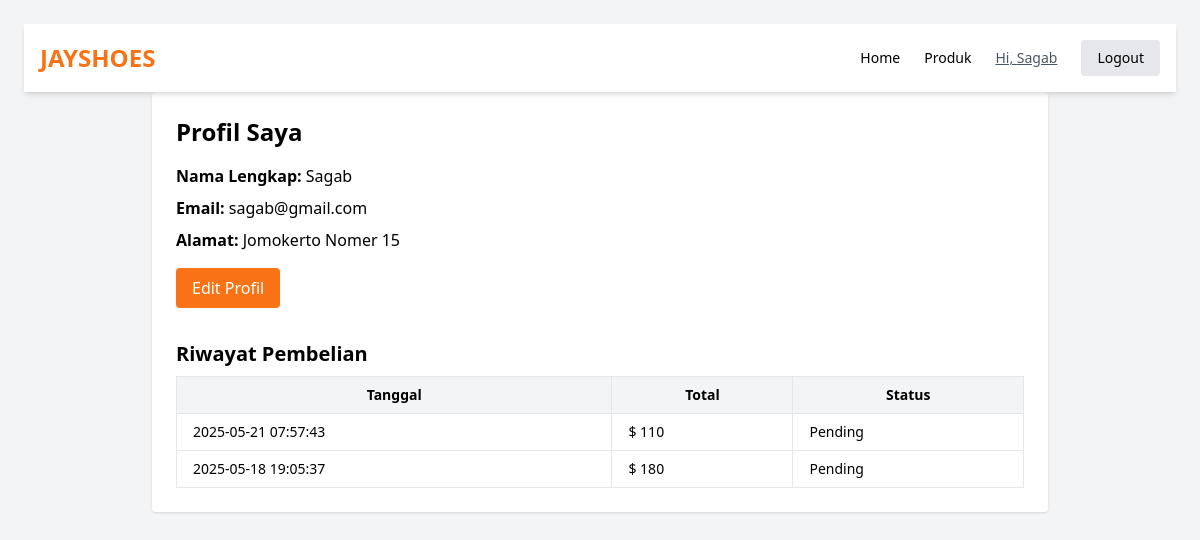
Screenshot of /profile.php (signed in) with the database file from the repository.
### tables this page shows
CREATE TABLE `users` (
  `user_id` int(11) NOT NULL,
  `full_name` varchar(150) NOT NULL,
  `email` varchar(150) NOT NULL,
  `password_hash` varchar(255) NOT NULL,
  `address` text DEFAULT NULL,
  `created_at` timestamp NOT NULL DEFAULT current_timestamp()
);

CREATE TABLE `orders` (
  `order_id` int(11) NOT NULL,
  `user_id` int(11) NOT NULL,
  `order_date` timestamp NOT NULL DEFAULT current_timestamp(),
  `total_amount` decimal(10,2) DEFAULT NULL,
  `status` varchar(50) DEFAULT 'Pending'
);

### profile.php (the view, shortened to what this page needs)
<?php
require 'koneksi.php';
$user_id = $_SESSION['id'];
$stmt = $conn->prepare("SELECT full_name, email, address FROM users WHERE user_id = ?");
$stmt->bind_param("i", $user_id);
$stmt->execute();
$user = $stmt->get_result()->fetch_assoc();
$history = $conn->query("SELECT * FROM orders WHERE user_id = $user_id ORDER BY order_date DESC");
?>
<!DOCTYPE html>
<html lang="id">
<head>
  <script src="https://cdn.tailwindcss.com"></script>
</head>
<body class="bg-gray-100 p-6">
<header class="bg-white shadow-md sticky top-0 z-50">
  <div class="max-w-7xl mx-auto px-4 py-4 flex justify-between items-center">
    <div class="text-orange-500 text-2xl font-bold">JAYSHOES</div>
    <nav class="space-x-6 text-sm font-medium flex items-center">
      <a href="index.php" class="hover:text-orange-500 <?= basename($_SERVER['PHP_SELF']) === 'index.php' ? 'text-orange-500 font-bold' : '' ?>">Home</a>
      <a href="produk.php" class="hover:text-orange-500 <?= basename($_SERVER['PHP_SELF']) === 'produk.php' ? 'text-orange-500 font-bold' : '' ?>">Produk</a>
      <a href="profile.php" class="text-gray-600 hover:text-orange-500 underline">
        Hi, <?= htmlspecialchars($user['full_name']) ?>
      </a>
      <a href="logout.php" class="px-4 py-2 bg-gray-200 hover:bg-gray-300 rounded">
        Logout
      </a>
    </nav>
  </div>
</header>
<div class="max-w-4xl mx-auto bg-white p-6 rounded shadow">
  <h1 class="text-2xl font-bold mb-4">Profil Saya</h1>
  <div class="space-y-2 mb-4">
    <p><strong>Nama Lengkap:</strong> <?= htmlspecialchars($user['full_name']) ?></p>
    <p><strong>Email:</strong> <?= htmlspecialchars($user['email']) ?></p>
    <p><strong>Alamat:</strong> <?= htmlspecialchars($user['address']) ?></p>
  </div>
  <button onclick="document.getElementById('editModal').classList.remove('hidden')"
          class="px-4 py-2 bg-orange-500 text-white rounded hover:bg-orange-600">
    Edit Profil
  </button>
  <h2 class="text-xl font-semibold mt-8 mb-2">Riwayat Pembelian</h2>
  <div class="overflow-x-auto">
    <table class="w-full table-auto border-collapse border border-gray-300 text-sm">
      <thead class="bg-gray-100">
        <tr>
          <th class="border px-4 py-2">Tanggal</th>
          <th class="border px-4 py-2">Total</th>
          <th class="border px-4 py-2">Status</th>
        </tr>
      </thead>
      <tbody>
        <?php while ($row = $history->fetch_assoc()): ?>
          <tr>
            <td class="border px-4 py-2"><?= htmlspecialchars($row['order_date']) ?></td>
            <td class="border px-4 py-2">$ <?= number_format($row['total_amount'], 0, ',', '.') ?></td>
            <td class="border px-4 py-2"><?= htmlspecialchars($row['status']) ?></td>
          </tr>
        <?php endwhile; ?>
      </tbody>
    </table>
  </div>
</div>
</body>
</html>

### rows the page displays
users: full_name "Sagab", email "sagab@gmail.com", address "Jomokerto Nomer 15"
orders: order_date "2025-05-21 07:57:43", total_amount "110", status "Pending"
orders: order_date "2025-05-18 19:05:37", total_amount "180", status "Pending"
